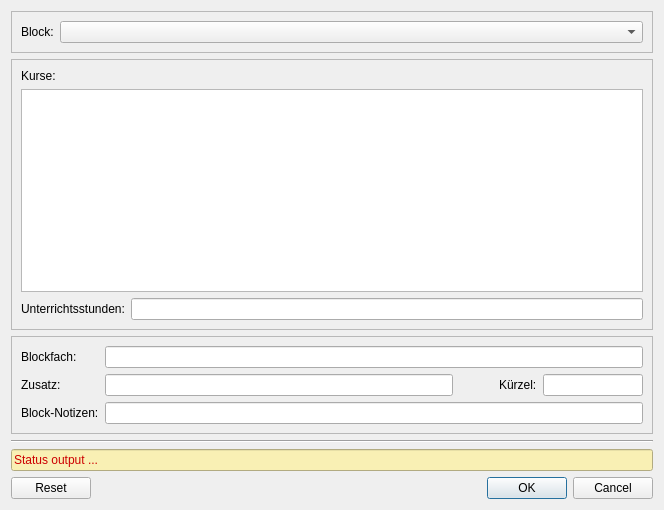
<?xml version="1.0" encoding="UTF-8"?>
<ui version="4.0">
 <class>Dialog</class>
 <widget class="QDialog" name="Dialog">
  <property name="geometry">
   <rect>
    <x>0</x>
    <y>0</y>
    <width>664</width>
    <height>510</height>
   </rect>
  </property>
  <property name="windowTitle">
   <string>Block-Kennung bearbeiten</string>
  </property>
  <layout class="QVBoxLayout" name="verticalLayout_2">
   <item>
    <widget class="QFrame" name="frame_0">
     <property name="frameShape">
      <enum>QFrame::StyledPanel</enum>
     </property>
     <layout class="QHBoxLayout" name="horizontalLayout_2">
      <item>
       <widget class="QLabel" name="label_4">
        <property name="text">
         <string>Block:</string>
        </property>
       </widget>
      </item>
      <item>
       <widget class="QComboBox" name="block_select">
        <property name="sizePolicy">
         <sizepolicy hsizetype="Expanding" vsizetype="Fixed">
          <horstretch>0</horstretch>
          <verstretch>0</verstretch>
         </sizepolicy>
        </property>
       </widget>
      </item>
     </layout>
    </widget>
   </item>
   <item>
    <widget class="QFrame" name="frame_1">
     <property name="frameShape">
      <enum>QFrame::StyledPanel</enum>
     </property>
     <layout class="QVBoxLayout" name="verticalLayout">
      <item>
       <widget class="QLabel" name="label_3">
        <property name="text">
         <string>Kurse:</string>
        </property>
       </widget>
      </item>
      <item>
       <widget class="QListWidget" name="course_list">
        <property name="minimumSize">
         <size>
          <width>0</width>
          <height>0</height>
         </size>
        </property>
        <property name="editTriggers">
         <set>QAbstractItemView::NoEditTriggers</set>
        </property>
        <property name="alternatingRowColors">
         <bool>true</bool>
        </property>
        <property name="selectionMode">
         <enum>QAbstractItemView::NoSelection</enum>
        </property>
        <property name="selectionBehavior">
         <enum>QAbstractItemView::SelectRows</enum>
        </property>
       </widget>
      </item>
      <item>
       <layout class="QHBoxLayout" name="horizontalLayout_6">
        <item>
         <widget class="QLabel" name="label_5">
          <property name="text">
           <string>Unterrichtsstunden:</string>
          </property>
         </widget>
        </item>
        <item>
         <widget class="QLineEdit" name="lesson_list"/>
        </item>
       </layout>
      </item>
     </layout>
    </widget>
   </item>
   <item>
    <widget class="QFrame" name="frame_details">
     <property name="frameShape">
      <enum>QFrame::StyledPanel</enum>
     </property>
     <property name="frameShadow">
      <enum>QFrame::Raised</enum>
     </property>
     <layout class="QFormLayout" name="formLayout">
      <item row="0" column="0">
       <widget class="QLabel" name="label">
        <property name="text">
         <string>Blockfach:</string>
        </property>
        <property name="buddy">
         <cstring>subject</cstring>
        </property>
       </widget>
      </item>
      <item row="0" column="1">
       <widget class="QLineEdit" name="subject">
        <property name="sizePolicy">
         <sizepolicy hsizetype="MinimumExpanding" vsizetype="Fixed">
          <horstretch>0</horstretch>
          <verstretch>0</verstretch>
         </sizepolicy>
        </property>
        <property name="minimumSize">
         <size>
          <width>200</width>
          <height>0</height>
         </size>
        </property>
       </widget>
      </item>
      <item row="1" column="0">
       <widget class="QLabel" name="label_2">
        <property name="text">
         <string>Zusatz:</string>
        </property>
        <property name="buddy">
         <cstring>block_tag</cstring>
        </property>
       </widget>
      </item>
      <item row="1" column="1">
       <layout class="QHBoxLayout" name="horizontalLayout">
        <item>
         <widget class="QLineEdit" name="block_tag">
          <property name="sizePolicy">
           <sizepolicy hsizetype="MinimumExpanding" vsizetype="Fixed">
            <horstretch>0</horstretch>
            <verstretch>0</verstretch>
           </sizepolicy>
          </property>
          <property name="maximumSize">
           <size>
            <width>16777215</width>
            <height>16777215</height>
           </size>
          </property>
         </widget>
        </item>
        <item>
         <spacer name="horizontalSpacer_4">
          <property name="orientation">
           <enum>Qt::Horizontal</enum>
          </property>
          <property name="sizeType">
           <enum>QSizePolicy::Fixed</enum>
          </property>
          <property name="sizeHint" stdset="0">
           <size>
            <width>40</width>
            <height>20</height>
           </size>
          </property>
         </spacer>
        </item>
        <item>
         <widget class="QLabel" name="label_7">
          <property name="text">
           <string>Kürzel:</string>
          </property>
          <property name="buddy">
           <cstring>block_sid</cstring>
          </property>
         </widget>
        </item>
        <item>
         <widget class="QLineEdit" name="block_sid">
          <property name="sizePolicy">
           <sizepolicy hsizetype="MinimumExpanding" vsizetype="Fixed">
            <horstretch>0</horstretch>
            <verstretch>0</verstretch>
           </sizepolicy>
          </property>
          <property name="maximumSize">
           <size>
            <width>100</width>
            <height>16777215</height>
           </size>
          </property>
         </widget>
        </item>
       </layout>
      </item>
      <item row="2" column="0">
       <widget class="QLabel" name="label_6">
        <property name="text">
         <string>Block-Notizen:</string>
        </property>
        <property name="buddy">
         <cstring>notes</cstring>
        </property>
       </widget>
      </item>
      <item row="2" column="1">
       <widget class="QLineEdit" name="notes"/>
      </item>
     </layout>
    </widget>
   </item>
   <item>
    <widget class="Line" name="line">
     <property name="orientation">
      <enum>Qt::Horizontal</enum>
     </property>
    </widget>
   </item>
   <item>
    <widget class="QLineEdit" name="status">
     <property name="minimumSize">
      <size>
       <width>400</width>
       <height>0</height>
      </size>
     </property>
     <property name="styleSheet">
      <string notr="true">background-color: rgb(249, 240, 180);
color: rgb(204, 0, 0);</string>
     </property>
     <property name="text">
      <string>Status output ...</string>
     </property>
     <property name="readOnly">
      <bool>true</bool>
     </property>
    </widget>
   </item>
   <item>
    <widget class="QDialogButtonBox" name="buttonBox">
     <property name="orientation">
      <enum>Qt::Horizontal</enum>
     </property>
     <property name="standardButtons">
      <set>QDialogButtonBox::Cancel|QDialogButtonBox::Ok|QDialogButtonBox::Reset</set>
     </property>
    </widget>
   </item>
  </layout>
 </widget>
 <resources/>
 <connections>
  <connection>
   <sender>buttonBox</sender>
   <signal>accepted()</signal>
   <receiver>Dialog</receiver>
   <slot>accept()</slot>
   <hints>
    <hint type="sourcelabel">
     <x>656</x>
     <y>482</y>
    </hint>
    <hint type="destinationlabel">
     <x>157</x>
     <y>274</y>
    </hint>
   </hints>
  </connection>
  <connection>
   <sender>buttonBox</sender>
   <signal>rejected()</signal>
   <receiver>Dialog</receiver>
   <slot>reject()</slot>
   <hints>
    <hint type="sourcelabel">
     <x>656</x>
     <y>482</y>
    </hint>
    <hint type="destinationlabel">
     <x>286</x>
     <y>274</y>
    </hint>
   </hints>
  </connection>
 </connections>
</ui>
